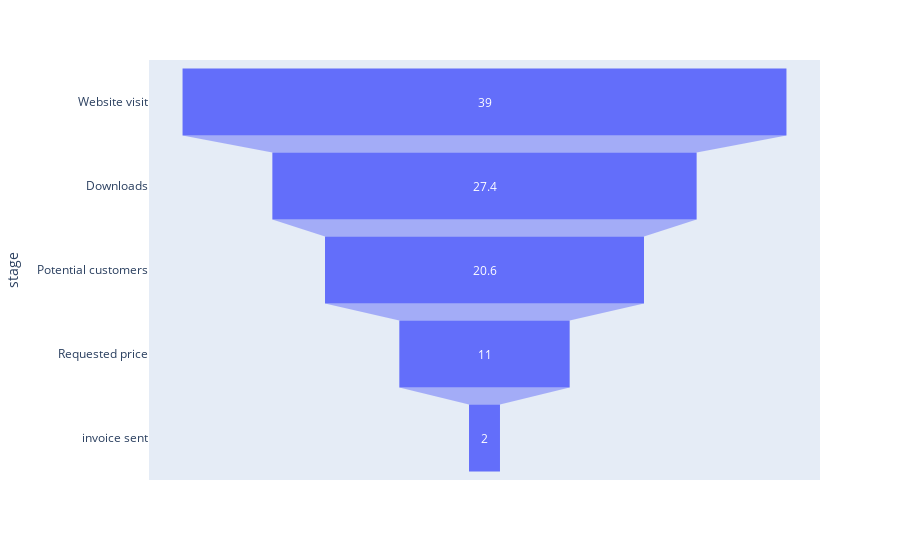

Here is the notebook cell this chart was saved with:
### Code cell
'''FUNNEL CHART - Funnel charts are often used to represent data in different stages of a business process.
            With px.funnel, each row of the DataFrame is represented as a stage of the funnel.'''
            
data = dict(
    number=[39, 27.4, 20.6, 11, 2],
    stage=["Website visit", "Downloads", "Potential customers", "Requested price", "invoice sent"])
fig = px.funnel(data, x='number', y='stage')
fig.show()

### Figure 1 — Plotly figure (JSON) as saved in the notebook; plotly's stock layout.template omitted (floating-point values rounded to 4 significant figures)
{"data": [{"hovertemplate": "number=%{x}<br>stage=%{y}<extra></extra>", "legendgroup": "", "marker": {"color": "#636efa"}, "name": "", "orientation": "h", "showlegend": false, "type": "funnel", "x": [39, 27.4, 20.6, 11, 2], "xaxis": "x", "y": ["Website visit", "Downloads", "Potential customers", "Requested price", "invoice sent"], "yaxis": "y"}], "layout": {"legend": {"tracegroupgap": 0}, "margin": {"t": 60}, "xaxis": {"anchor": "y", "domain": [0, 1], "title": {"text": "number"}}, "yaxis": {"anchor": "x", "domain": [0, 1], "title": {"text": "stage"}}}}
